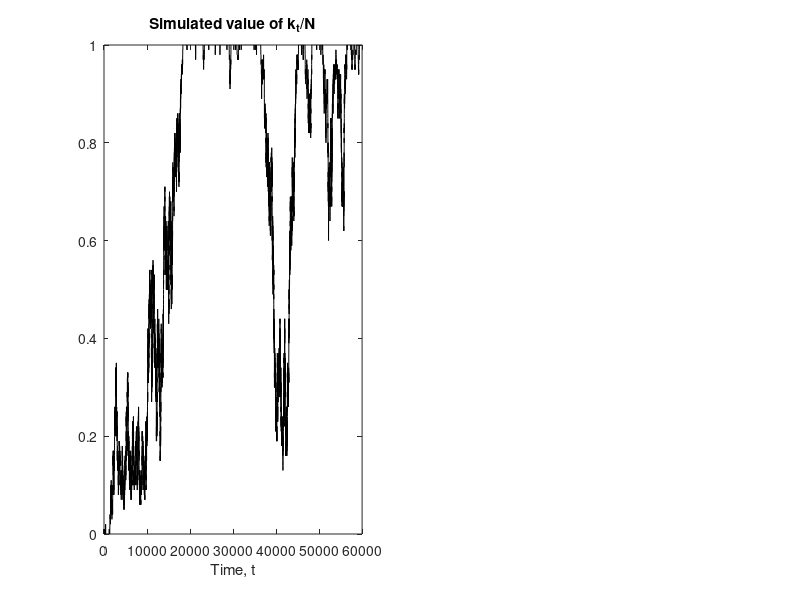

Recreate this plot in MATLAB.
% Kirman (1993,QJE) -- Stochastic recruitment model

clc; clear;

N = 100;  %No of ants
set = 0:N;  %Set of ants
epsilon = 0.002;
deltta = 0.01;

T_sim = 60000;  %No. of simulated periods
k_t = NaN(T_sim,1);
k_init = 0;  %k_init = randsample(set,1);
k = k_init;
rng(20)

for t=1:T_sim
    
    u = rand;
    p_plus = (1-k/N)*( epsilon + (1-deltta)*k/(N-1) );
    p_minus = k/N*( epsilon + (1-deltta)*(N-k)/(N-1) );
    %p_fix = 1 - p_plus - p_minus;
    
    if u <= p_plus
        k = k+1;
    elseif u > p_plus && u <= p_plus + p_minus
        k = k-1;
    else
        %Do nothing
    end
    
    k_t(t) = k/N;
    
end

figure(1)
subplot(1,2,1), plot(k_t,'k'), title('Simulated value of k_t/N'), xlabel('Time, t') 

